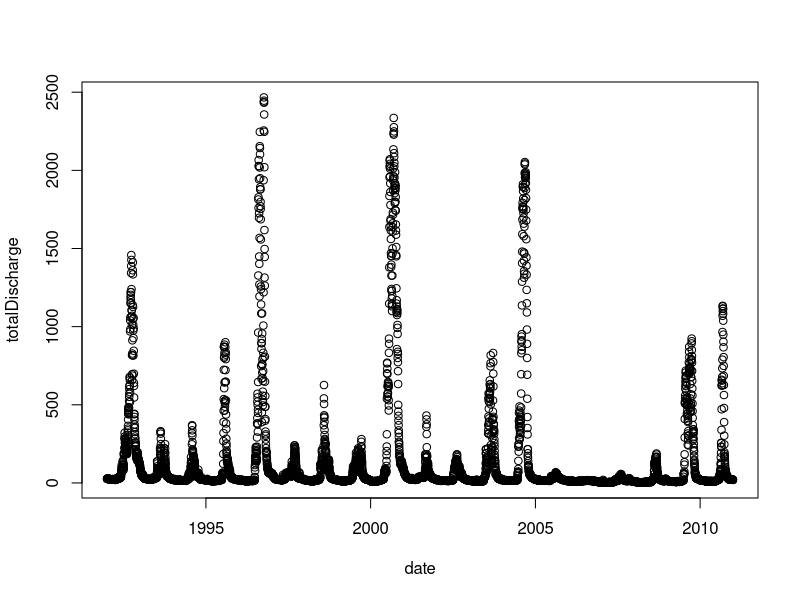
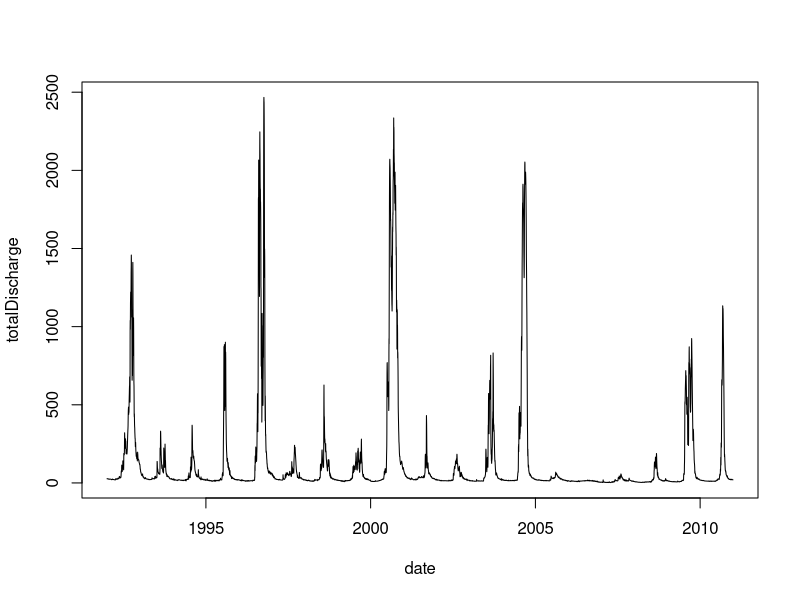
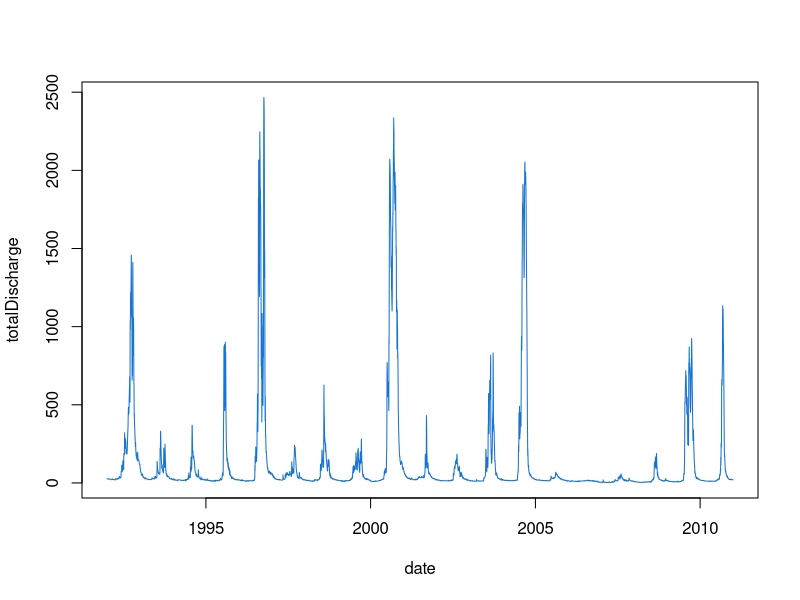
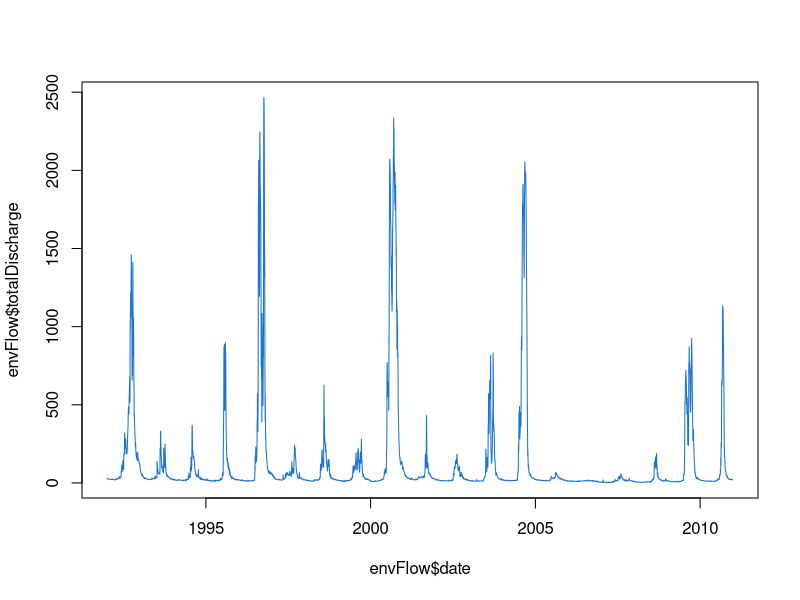
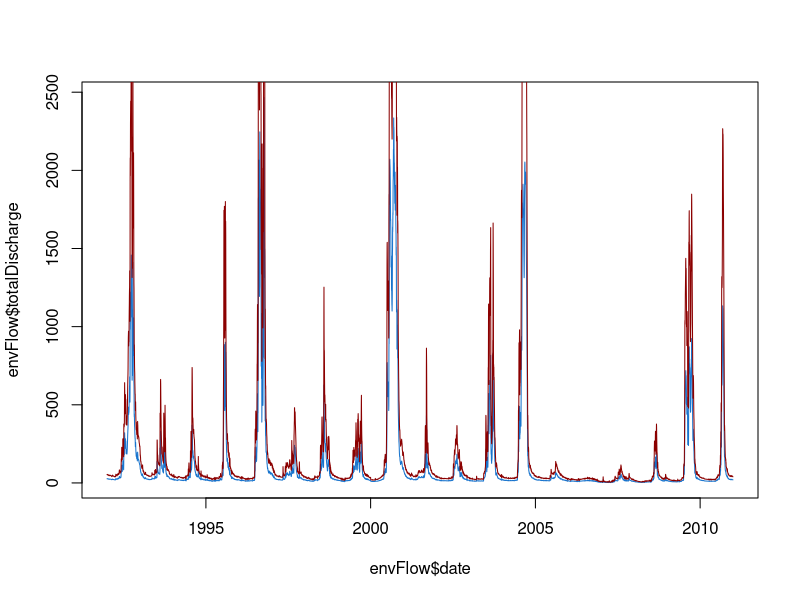
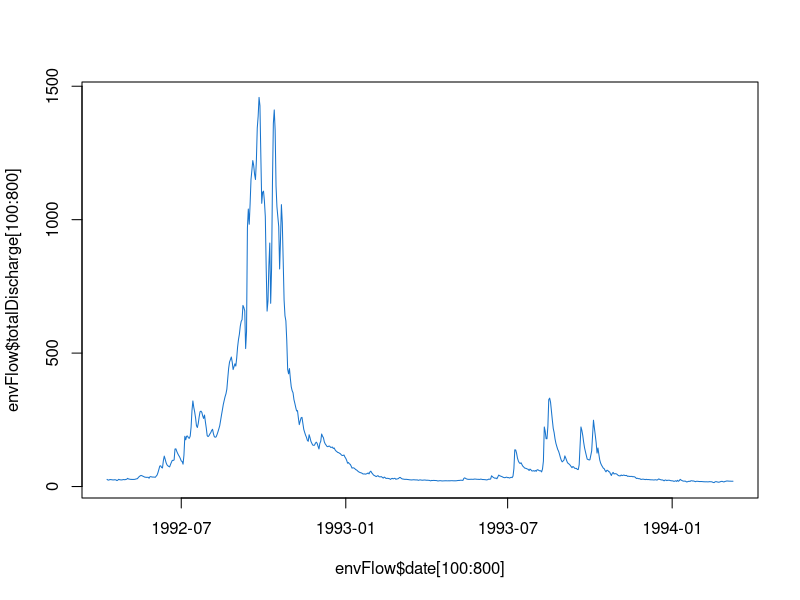
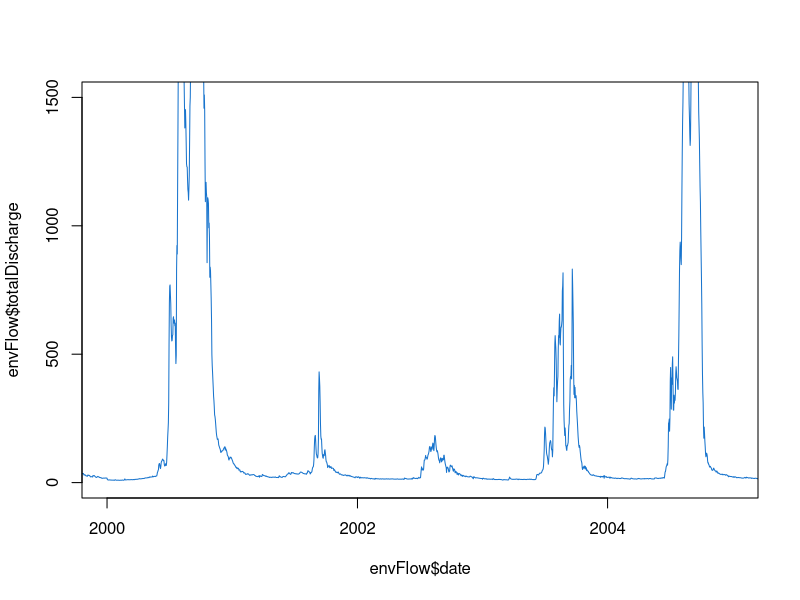
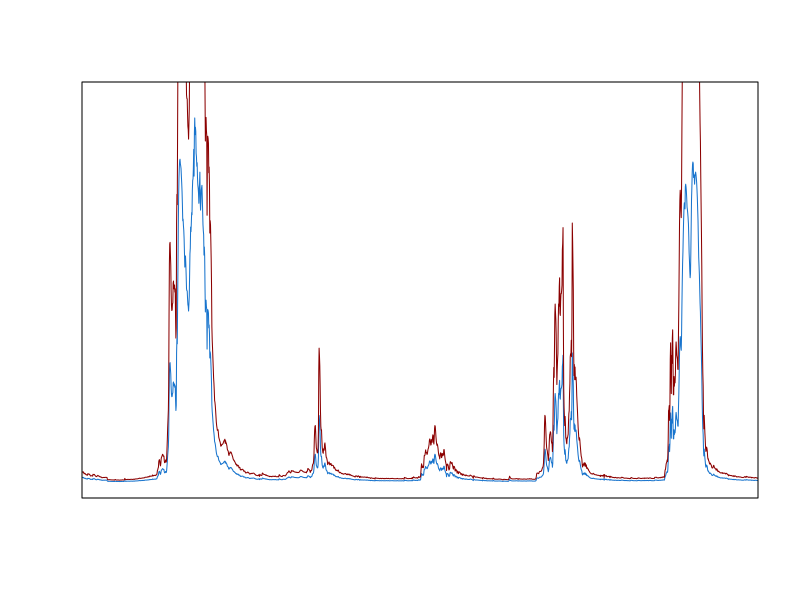

These charts were generated, in order, by the following R code:
## ---- chunk 1
library(readxl)
library(lubridate)
## ---- chunk 2
envFlow  <- read_xls(path = "data/workshop2/envFlowData.xls", sheet = 1)
## ---- chunk 3
head(envFlow)
## ---- chunk 4
envFlow$date <- ymd(envFlow$date)
## ---- chunk 5
head(envFlow)
## ---- chunk 6
plot(envFlow) 
## ---- chunk 7
plot(envFlow, type = "l") 
## ---- chunk 8
plot(envFlow, type = "l", col = "dodgerblue3") 
## ---- chunk 9
plot(x=envFlow$date, y=envFlow$totalDischarge    ,type="l",col="dodgerblue3")
## ---- chunk 10
doubleflow = envFlow$totalDischarge * 2
plot(x=envFlow$date, y=envFlow$totalDischarge    ,type="l",col="dodgerblue3")
lines(x=envFlow$date, y=doubleflow, col="red4")
## ---- chunk 11
doubleflow = envFlow$totalDischarge * 2
plot(x=envFlow$date[100:800], y=envFlow$totalDischarge[100:800]    ,type="l",col="dodgerblue3")
## ---- chunk 12
plot(x=envFlow$date, y=envFlow$totalDischarge    
     ,type="l",col="dodgerblue3"
     ,xlim = c(date("2000-01-01"),date("2005-01-01"))
     ,ylim = c(0,1500)
     )
## ---- chunk 13
plot(envFlow,type="n"
     ,axes=F
     ,xlab="", ylab=""
     ,xlim = c(date("2000-01-01"),date("2005-01-01"))
     )
## ---- chunk 14
plot(envFlow,type="n"
     ,axes=F
     ,xlab="", ylab=""
     ,xlim = c(date("2000-01-01"),date("2005-01-01"))
     )
lines(envFlow$date,envFlow$totalDischarge,col="dodgerblue3")
lines(envFlow$date,doubleflow,col="red4")
box(bty="o")
## ---- chunk 15
plot(envFlow,type="n"
     ,axes=F
     ,xlab="", ylab=""
     ,xlim = c(date("2000-01-01"),date("2005-01-01"))
     )
lines(envFlow$date,envFlow$totalDischarge,col="dodgerblue3")
lines(envFlow$date,doubleflow,col="red4")
box(bty="o")
mtext(side = 1,text="Date",line=2)
mtext(side = 2,text=expression("Flow (ML d"^-1*")"),line=2)
axis(2,cex=0.7)
## ---- chunk 16
plot(envFlow,type="n"
     ,axes=F
     ,xlab="", ylab=""
     ,xlim = c(date("2000-01-01"),date("2005-01-01"))
     )
lines(envFlow$date,envFlow$totalDischarge,col="dodgerblue3")
lines(envFlow$date,doubleflow,col="red4")
box(bty="o")
mtext(side = 1,text="Date",line=2)
mtext(side = 2,text=expression("Flow (ML d"^-1*")"),line=2)
axis(2,cex=0.7)
x.axis<-as.Date(seq(min(envFlow$date),max(envFlow$date),by=3*365),format="%Y")
axis.Date(at=x.axis,side=1,cex=0.7)
## ---- chunk 17
plot(envFlow,type="n"
     ,axes=F
     ,xlab="", ylab=""
     ,xlim = c(date("2000-01-01"),date("2005-01-01"))
     )
lines(envFlow$date,envFlow$totalDischarge,col="dodgerblue3")
lines(envFlow$date,doubleflow,col="red4")
box(bty="o")
mtext(side = 1,text="Date",line=2)
mtext(side = 2,text=expression("Flow (ML d"^-1*")"),line=2)
axis(2,cex=0.7)
x.axis<-as.Date(seq(min(envFlow$date),max(envFlow$date),by=3*365),format="%Y")
axis.Date(at=x.axis,side=1,cex=0.7)
legend("topleft", inset=0.1
       ,legend=c("Flow","Doubleflow")
       ,col=c("dodgerblue3","red4")
       ,pch=16 
       ,cex = 0.7)
## ---- chunk 18
x=c(0,1,1,0)
y=c(0,0,1,1)
this.matrix<-matrix(ncol = 2
                    ,nrow= 4
                    ,data=c(x,y)
       )
colnames(this.matrix)=c("x","y")
## ---- chunk 19
polygoncolour<-adjustcolor("red",alpha=0.33)
## ---- chunk 20
plot(envFlow,type="n"
     ,axes=F
     ,xlab="", ylab=""
)
polygoncolour<-adjustcolor("red",alpha=0.25)
polygon(x = c( envFlow$date[which(envFlow$date=="1992-01-01")]
              ,envFlow$date[which(envFlow$date=="2010-12-31")]
              ,envFlow$date[which(envFlow$date=="2010-12-31")]
              ,envFlow$date[which(envFlow$date=="1992-01-01")]
              )
        ,y=c(50,50,550,550)
        ,col=polygoncolour
        ,lty = 0)
lines(envFlow$date,envFlow$totalDischarge,col="dodgerblue3")
lines(envFlow$date,doubleflow,col="red4")
box(bty="o")
mtext(side = 1,text="Date",line=2)
mtext(side = 2,text=expression("Flow (ML d"^-1*")"),line=2)
x.axis<-as.Date(seq(min(envFlow$date),max(envFlow$date),by=3*365),format="%Y");
axis.Date(at=x.axis,side=1,cex=0.7)
axis(2,cex=0.7)
legend("topleft", inset=0.1
       ,legend=c("Flow","Doubleflow")
       ,col=c("dodgerblue3","red4")
       ,pch=16 )

## ---- chunk 21
envFlow.by.year<-rowsum(x=envFlow$totalDischarge
                    ,group=format(envFlow$date,"%Y")  )
## ---- chunk 22
envFlow.by.year<-rowsum(x=envFlow$totalDischarge
                    ,group=format(envFlow$date,"%Y")  )
barplot(envFlow.by.year,beside = TRUE
        ,space=0.1
        ,col="dodgerblue3"
        ,border = NA
        ,ylim = c(0,max(envFlow.by.year)*1.1)
        ,cex.axis = 0.7,cex.names = 0.7, 
        ,names.arg = rownames(envFlow.by.year )
        ,xlab = "Year"
        ,ylab = "Anual flow (ML)"
        )
box(bty="o")
